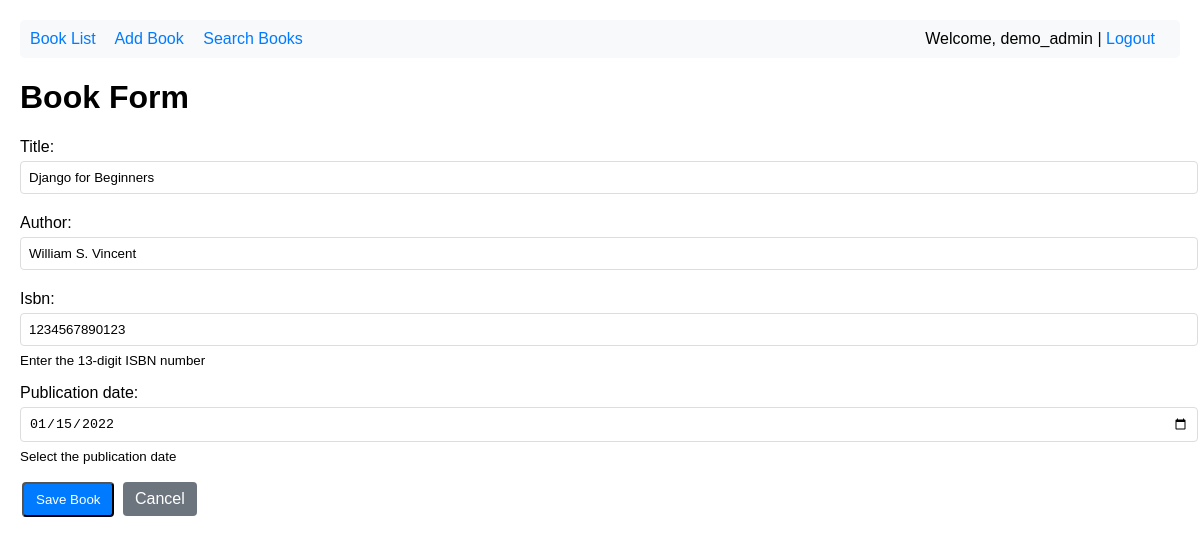
Screenshot of /bookshelf/cbv/1/edit/ (signed in) with the database file from the repository.
### accounts/models.py (models this page shows, shortened)
class CustomUser(AbstractUser):
    date_of_birth = models.DateField(
        null=True,
        blank=True,
        help_text="User's date of birth"
    )
    profile_photo = models.ImageField(
        upload_to='profile_photos/',
        null=True,
        blank=True,
        help_text="User's profile photo"
    )
    objects = CustomUserManager()
    class Meta:
        verbose_name = 'User'
        verbose_name_plural = 'Users'
        ordering = ['-date_joined']

### bookshelf/models.py (models this page shows, shortened)
class Book(models.Model):
    title = models.CharField(max_length=200)
    author = models.CharField(max_length=100)
    isbn = models.CharField(max_length=13, unique=True)
    publication_date = models.DateField()
    owner = models.ForeignKey(
        settings.AUTH_USER_MODEL,
        on_delete=models.CASCADE,
        related_name='books'
    )
    created_at = models.DateTimeField(auto_now_add=True)
    updated_at = models.DateTimeField(auto_now=True)
    class Meta:
        ordering = ['-created_at']
        verbose_name = 'Book'
        verbose_name_plural = 'Books'
        permissions = [
            ('can_view', 'Can view book'),
            ('can_create', 'Can create book'),
            ('can_edit', 'Can edit book'),
            ('can_delete', 'Can delete book'),
        ]

### bookshelf/views.py (the view, shortened to what this page needs)
# urls.py: path('cbv/<int:pk>/edit/', views.BookUpdateView.as_view(), name='book_edit_cbv'),
class BookUpdateView(LoginRequiredMixin, PermissionRequiredMixin, UpdateView):
    model = Book
    form_class = BookForm
    template_name = 'bookshelf/book_form.html'
    permission_required = 'bookshelf.can_edit'

### bookshelf/forms.py (shortened to what this page needs)
class BookForm(forms.ModelForm):
    class Meta:
        model = Book
        fields = ['title', 'author', 'isbn', 'publication_date']
        widgets = {
            'title': forms.TextInput(attrs={
                'class': 'form-control',
                'placeholder': 'Enter book title'
            }),
            'author': forms.TextInput(attrs={
                'class': 'form-control',
                'placeholder': 'Enter author name'
            }),
            'isbn': forms.TextInput(attrs={
                'class': 'form-control',
                'placeholder': 'Enter ISBN (13 digits)'
            }),
            'publication_date': forms.DateInput(attrs={
                'class': 'form-control',
                'type': 'date'
            }),
        }
    def __init__(self, *args, **kwargs):
        super().__init__(*args, **kwargs)
        self.fields['isbn'].help_text = 'Enter the 13-digit ISBN number'
        self.fields['publication_date'].help_text = 'Select the publication date'

### bookshelf/templates/bookshelf/book_form.html (shortened to what this page needs)
{% extends 'bookshelf/base.html' %}
{% block content %}
<h1>{{ title|default:"Book Form" }}</h1>
<form method="post">
    <div style="margin-bottom: 15px;">
        {{ form.title.label_tag }}
        {{ form.title }}
    </div>
    <div style="margin-bottom: 15px;">
        {{ form.author.label_tag }}
        {{ form.author }}
    </div>
    <div style="margin-bottom: 15px;">
        {{ form.isbn.label_tag }}
        {{ form.isbn }}
        {% if form.isbn.help_text %}
            <small>{{ form.isbn.help_text }}</small>
        {% endif %}
    </div>
    <div style="margin-bottom: 15px;">
        {{ form.publication_date.label_tag }}
        {{ form.publication_date }}
        {% if form.publication_date.help_text %}
            <small>{{ form.publication_date.help_text }}</small>
        {% endif %}
    </div>
    <button type="submit" class="btn btn-primary">Save Book</button>
    <a href="{% url 'book_list' %}" class="btn btn-secondary">Cancel</a>
</form>
{% endblock %}

### bookshelf/templates/bookshelf/base.html (shortened to what this page needs)
<!DOCTYPE html>
<html lang="en">
<head>
</head>
<body>
    <div class="navbar">
        <a href="{% url 'book_list' %}">Book List</a>
        {% if perms.bookshelf.can_create %}
            <a href="{% url 'book_create' %}">Add Book</a>
        {% endif %}
        <a href="{% url 'book_search' %}">Search Books</a>
        {% if user.is_authenticated %}
            <span style="float: right;">Welcome, {{ user.username }} | <a href="/admin/logout/">Logout</a></span>
        {% else %}
            <span style="float: right;"><a href="/admin/login/">Login</a></span>
        {% endif %}
    </div>
    <main>
        {% block content %}
        {% endblock %}
    </main>
</body>
</html>

### bookshelf/templates/bookshelf/base.html (style rules this page uses)
body { font-family: Arial, sans-serif; margin: 20px; }
.navbar { background-color: #f8f9fa; padding: 10px; margin-bottom: 20px; border-radius: 5px; }
.navbar a { margin-right: 15px; text-decoration: none; color: #007bff; }
.btn { padding: 8px 12px; text-decoration: none; border-radius: 4px; display: inline-block; margin: 2px; }
.btn-primary { background-color: #007bff; color: white; }
.btn-secondary { background-color: #6c757d; color: white; }
.form-control { width: 100%; padding: 8px; margin: 5px 0; border: 1px solid #ddd; border-radius: 4px; }

### rows the page displays
CustomUser: username "demo_admin"
Book: title "Django for Beginners", author "William S. Vincent", isbn "1234567890123", publication_date "01/15/2022"

### other values shown
{{ title|default:"Book Form" }} "Book Form"
